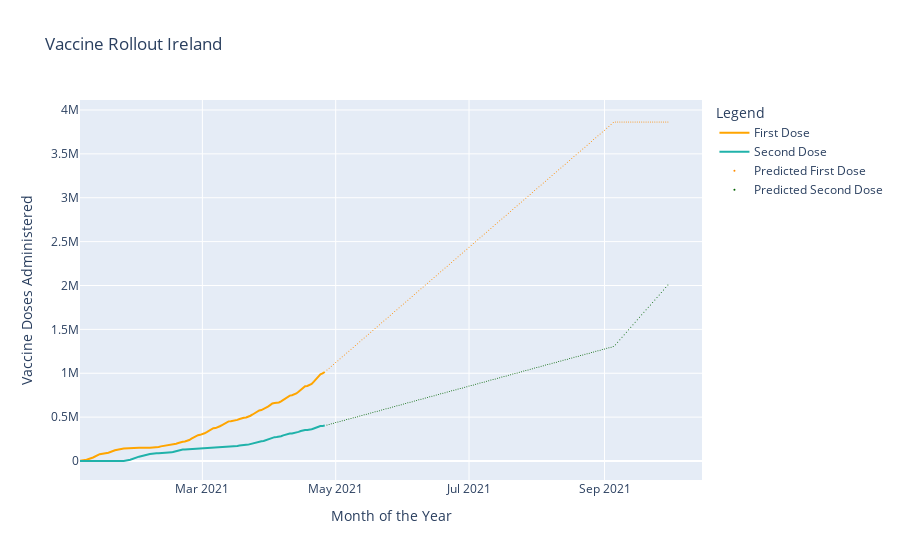

Here is the notebook cell this chart was saved with:
### Code cell
import plotly.graph_objects as go
import plotly.express as px
from datetime import datetime
import pandas as pd

def concat_string(string_list, str_to_cat):
    new_list = []
    for s in string_list:
        s += str_to_cat
        new_list.append(s)
    return new_list

file     = "vaccine_figures_processed.csv"
file_two = "parsed_projections.csv"

vaccine_data    = pd.read_csv(file, header=0)[1:]
projection_data = pd.read_csv(file_two, header=0)

parsed_dates = concat_string(vaccine_data["date"], "/2021")

vaccine_dates    = [pd.to_datetime(x, format="%d/%m/%Y") for x in parsed_dates]
projection_dates = [pd.to_datetime(x, format="%d/%m/%Y") for x in projection_data["Date"]]

total_first_doses  = vaccine_data["total_first_doses"]
total_second_doses = vaccine_data["total_second_doses"]
projection_first_dose  = projection_data["First Doses"]
projection_second_dose = projection_data["Second Doses"]

tfd_plot = go.Scatter(x=vaccine_dates, 
                      y=total_first_doses, 
                      mode="lines",
                      marker=dict(size=40, color="Orange"),
                      name="First Dose")


tsd_plot = go.Scatter(x=vaccine_dates, 
                      y=total_second_doses, 
                      mode="lines",
                      marker=dict(size=40, color="LightSeaGreen"),
                      name="Second Dose")

projection_tfd_plot = go.Scatter(x=projection_dates, 
                                 y=projection_first_dose, 
                                 mode="markers",
                                 marker=dict(size=1, color="DarkOrange"),
                                 name="Predicted First Dose")

projection_tsd_plot = go.Scatter(x=projection_dates, 
                                 y=projection_second_dose, 
                                 mode="markers",
                                 marker=dict(size=1, color="DarkGreen"),
                                 name="Predicted Second Dose")

fig = go.Figure()
fig.add_trace(tfd_plot)
fig.add_trace(tsd_plot)
fig.add_trace(projection_tfd_plot)
fig.add_trace(projection_tsd_plot)

fig.update_layout(
    title="Vaccine Rollout Ireland",
    xaxis_title="Month of the Year",
    yaxis_title="Vaccine Doses Administered",
    legend_title="Legend",
)

fig.show()
